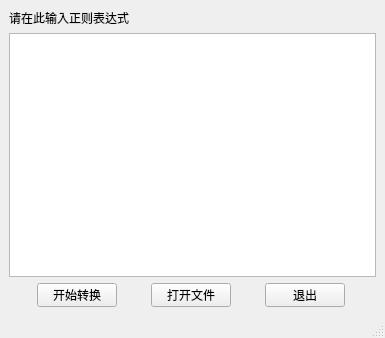
<?xml version="1.0" encoding="UTF-8"?>
<ui version="4.0">
 <class>MainWindow</class>
 <widget class="QMainWindow" name="MainWindow">
  <property name="geometry">
   <rect>
    <x>0</x>
    <y>0</y>
    <width>385</width>
    <height>338</height>
   </rect>
  </property>
  <property name="windowTitle">
   <string>MainWindow</string>
  </property>
  <widget class="QWidget" name="centralwidget">
   <layout class="QGridLayout" name="gridLayout">
    <item row="0" column="0">
     <layout class="QVBoxLayout" name="verticalLayout">
      <item>
       <widget class="QLabel" name="label_4">
        <property name="text">
         <string>请在此输入正则表达式</string>
        </property>
       </widget>
      </item>
      <item>
       <widget class="QTextEdit" name="textEdit"/>
      </item>
      <item>
       <layout class="QHBoxLayout" name="horizontalLayout">
        <item>
         <widget class="QPushButton" name="pushButton_2">
          <property name="maximumSize">
           <size>
            <width>80</width>
            <height>24</height>
           </size>
          </property>
          <property name="text">
           <string>开始转换</string>
          </property>
         </widget>
        </item>
        <item>
         <widget class="QPushButton" name="pushButton">
          <property name="maximumSize">
           <size>
            <width>80</width>
            <height>24</height>
           </size>
          </property>
          <property name="text">
           <string>打开文件</string>
          </property>
         </widget>
        </item>
        <item>
         <widget class="QPushButton" name="pushButton_3">
          <property name="maximumSize">
           <size>
            <width>80</width>
            <height>24</height>
           </size>
          </property>
          <property name="text">
           <string>退出</string>
          </property>
         </widget>
        </item>
       </layout>
      </item>
     </layout>
    </item>
   </layout>
  </widget>
  <widget class="QMenuBar" name="menubar">
   <property name="geometry">
    <rect>
     <x>0</x>
     <y>0</y>
     <width>385</width>
     <height>21</height>
    </rect>
   </property>
  </widget>
  <widget class="QStatusBar" name="statusbar"/>
 </widget>
 <resources/>
 <connections/>
</ui>
